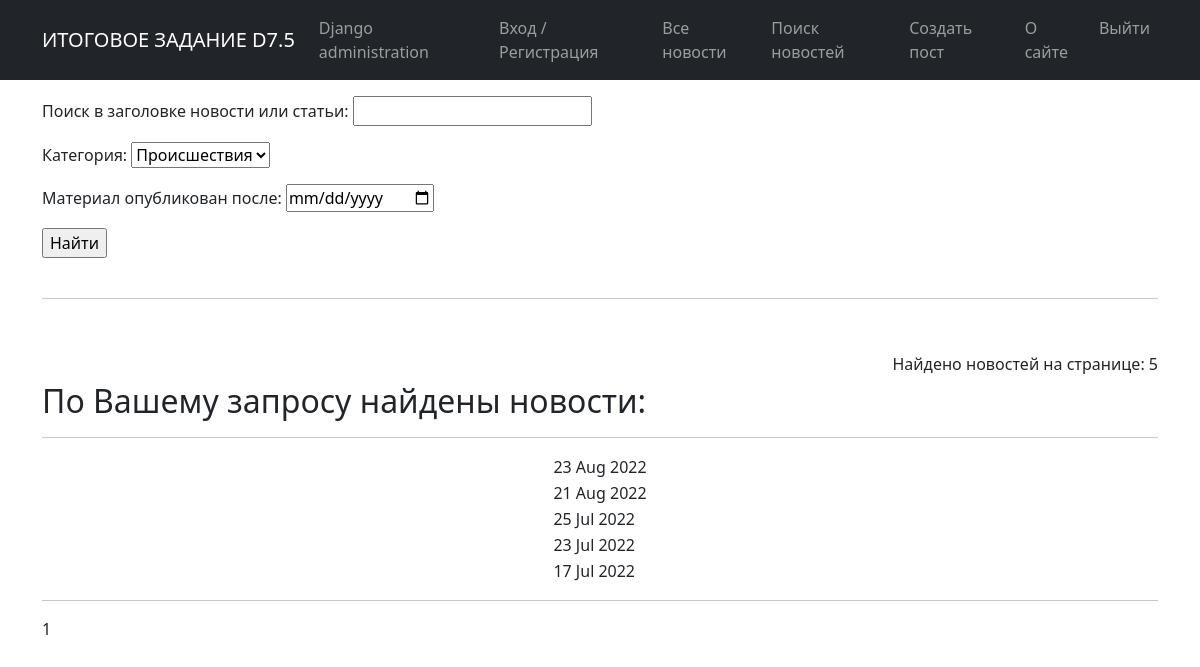
The page /news/search/?post_category=8 on the database its author committed.
### news/models.py (models this page shows, shortened)
class Post(models.Model):
    NEWS = 'NW'
    ARTICLE = 'AT'
    CHOISE_NW_AT = [
        (NEWS, 'Новость'),
        (ARTICLE, 'Статья')
    ]
    author = models.ForeignKey(Author, on_delete=models.CASCADE)
    type_of_post = models.CharField(max_length=2, default=NEWS, choices=CHOISE_NW_AT)
    post_create_datetime = models.DateTimeField(auto_now_add=True)
    post_category = models.ManyToManyField(Category, through='PostCategory', related_name='posts')
    post_title = models.CharField(max_length=128)
    post_text = models.TextField()
    post_rating = models.IntegerField(default=0)
    is_updated = models.BooleanField(default=False)
    is_new = models.BooleanField(default=True)
    def get_absolute_url(self):
        return reverse('new_detail', args=[str(self.id)])

### news/views.py (the view)
# urls.py: path('search/', PostSearch.as_view(), name='news_search'),
class PostSearch(ListView):
    model = Post
    ordering = '-post_create_datetime'
    template_name = 'search.html'
    context_object_name = 'search'
    paginate_by = 10
    def get_queryset(self):
        queryset = super().get_queryset()
        self.filterset = PostFilter(self.request.GET, queryset)
        return self.filterset.qs
    def get_context_data(self, **kwargs):
        context = super().get_context_data(**kwargs)
        context['filterset'] = self.filterset
        return context

### news/models.py (called while the page is built)
    def __str__(self):
        return self.name

### news/templatetags/custom_filters.py (called while the page is built)
@register.filter()
def makegoodwords(value):
    new_value = keyword_processor.replace_keywords(value)
    return new_value

### templates/search.html (shortened to what this page needs)
{% extends 'flatpages/default.html' %}
{% load custom_filters %}
{% block content %}
   <form align='' action="" method="get">
       <p>{{ filterset.form.as_p }}</p>
       <input type="submit" value="Найти">
   </form>
    <p>&nbsp;</p>
    <hr>
    <p>&nbsp;</p>
    <h6 align='right'>Найдено новостей на странице: {{search|length}}</h6>
    <h2>По Вашему запросу найдены новости:</h2>
    <hr>
    {% if search %}
        <table align='center' border="0" cellspacing="0">
           {% for s in search %}
                <tr align="left">
                    <td> <a href="{{ s.get_absolute_url }}"> {{ s.post_title|makegoodwords}} </a></td>
                    <td>{{ s.post_create_datetime|date:'d M Y' }}</td>
                    <td>{{ s.post_text|truncatechars:20|makegoodwords }}</td>
                </tr>
            {% endfor %}
        </table>
    {% else %}
        <h3>По Вашему запросу не найдено ни одной новости!</h3>
    {% endif %}
    <hr>
   {{ page_obj.number }}
{% endblock content %}

### rows shown on the page
Post: post_create_datetime "23 Aug 2022"
Post: post_create_datetime "21 Aug 2022"
Post: post_create_datetime "25 Jul 2022"
Post: post_create_datetime "23 Jul 2022"
Post: post_create_datetime "17 Jul 2022"

### other values the page prints
{{ search|length }} "5"
{{ page_obj.number }} "1"
